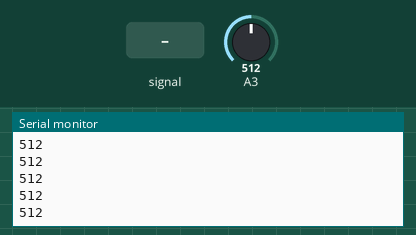
Simulated run of this sketch. Board: Arduino Uno, built with avr-gcc and run on an emulated ATmega328P. Parts: the last lines printed to the serial monitor. Inputs (shaded band) come from the test bench; at power-on: A3 = 512.

Above: at 1.2 s.
1.3 s: A3 fed a 200 Hz sine of ±81 counts around its level
At 1.72 s:
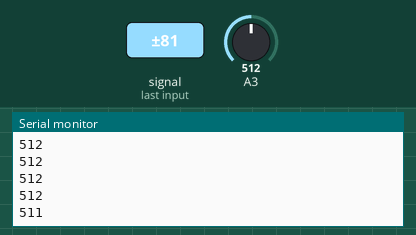
2.8 s: A3 set to 490
At 3.04 s:
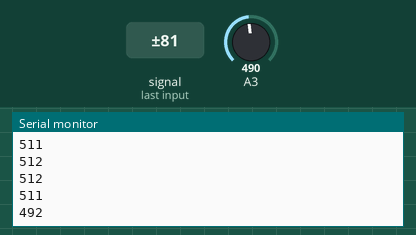
4.3 s: A3 set to 510
At 4.35 s:
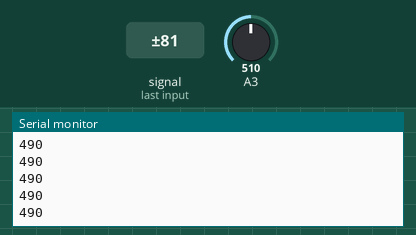
Timing chart, 0 to 7.3 s (numbered marks = the images above; inputs shaded):
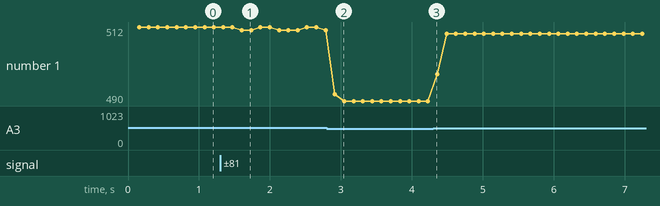

The sketch:

ShutterSpeedChecker.ino
```cpp
long swatch;
int values[256];
long sum = 0;
int index;
void setup() {
  // put your setup code here, to run once:
  Serial.begin(19200);
  swatch = micros();
  for(int i = 0; i < 256; ++i) {
    values[i] = analogRead(3);
    sum += values[i];
  }
  index = 0;
}

// 真っ暗 134
// 明かりがついたキッチン 360
// 南向きの部屋昼 390
// 明るい外 460 - 480
// ひなたで太陽に向ける 540

void loop() {
  // put your main code here, to run repeatedly:
  if ( abs(micros() - swatch) > 500 ) {
    swatch = micros();
    sum -= values[index];
    values[index] = analogRead(3);
    sum += values[index];
    index = (index + 1) % 256;
    if ( index == 0 )
      Serial.println(sum>>8);
  }
}
```

Measured:
- after the input at 1.3 s, the serial monitor: prints a new line after 0.30 s (image 1)
- after the input at 2.8 s, the serial monitor: prints a new line after 0.12 s (image 2)
- plotted number 1: 512 → 511 after the input at 1.3 s, 511 → 490 after the input at 2.8 s, 490 → 510 after the input at 4.3 s
